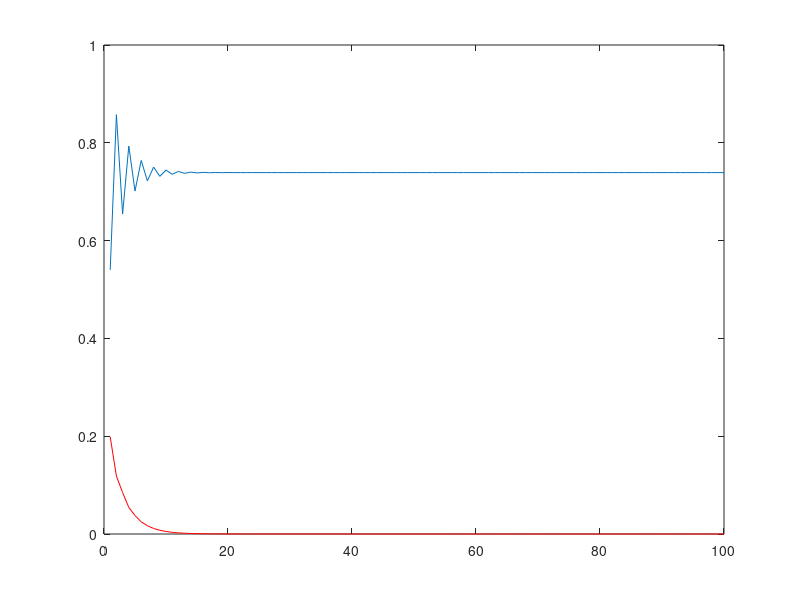

This chart was generated by the following MATLAB code:
clear all; close all; clc

imax = 100; x=1; allx=zeros(1,imax);
for i=1:imax
    x=cos(x);
    allx(i)=x;
end;
err = abs(allx-x);

plot(1:imax,x,'b-',1:imax,allx,1:imax,err,'-r');